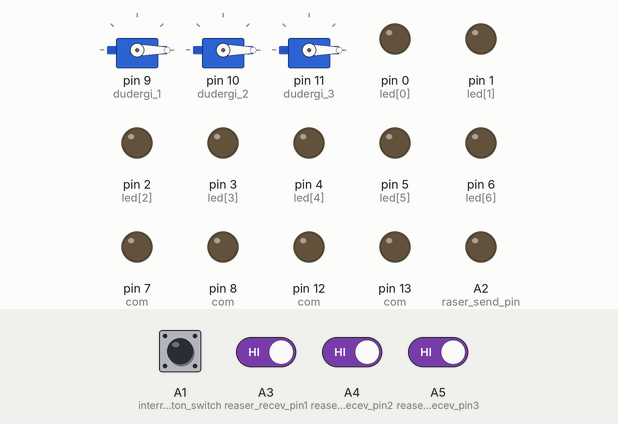
Bench run of a sketch on a simulated Arduino Uno, built with avr-gcc and run on an emulated ATmega328P. Shown: 3 × servo, output pins drawn as LEDs (lit = HIGH). The test bench sets the inputs (shaded band); at power-on: A3 (reaser_recev_pin1), A4 (reaser_recev_pin2), A5 (reaser_recev_pin3) HIGH, A1 (interrupt_button_switch) LOW.

Above: at 1.2 s.
1.3 s: A1 (interrupt_button_switch) pulled HIGH for 0.15 s
At 1.68 s:
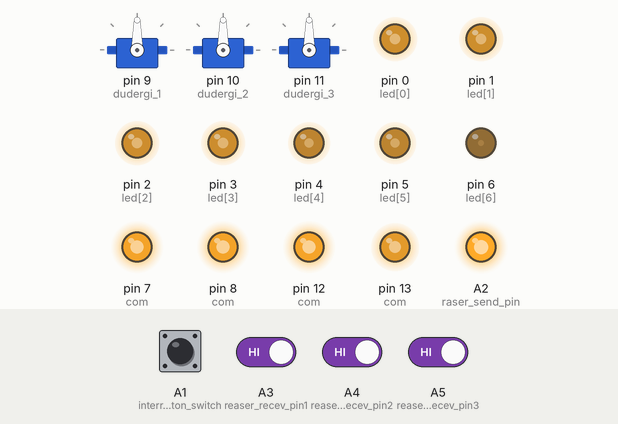
At 4.1 s:
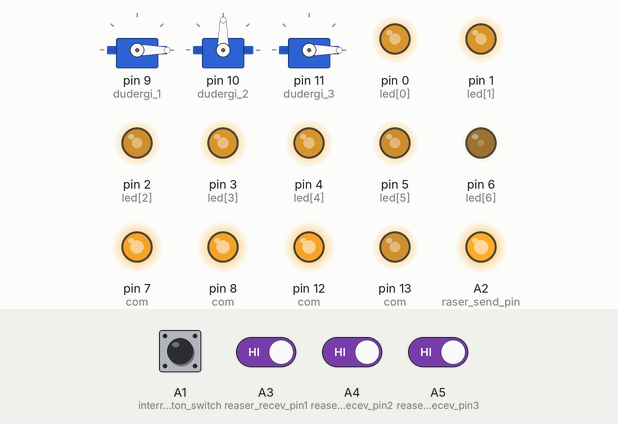
4.3 s: A4 (reaser_recev_pin2) driven LOW
At 7.09 s:
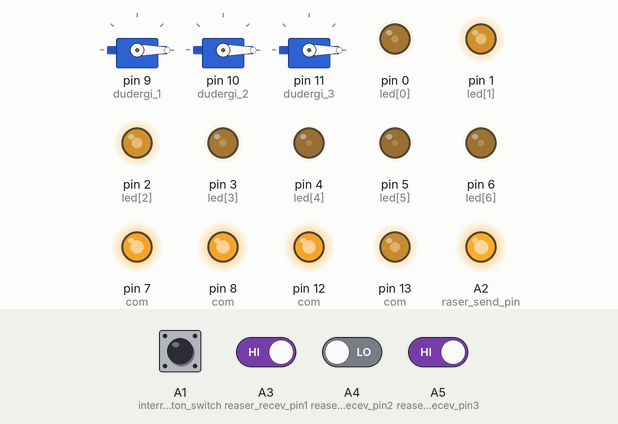
7.3 s: A3 (reaser_recev_pin1) driven LOW
10.3 s: A5 (reaser_recev_pin3) driven LOW
13.3 s: A1 (interrupt_button_switch) pulled HIGH for 1 s
At 15.14 s:
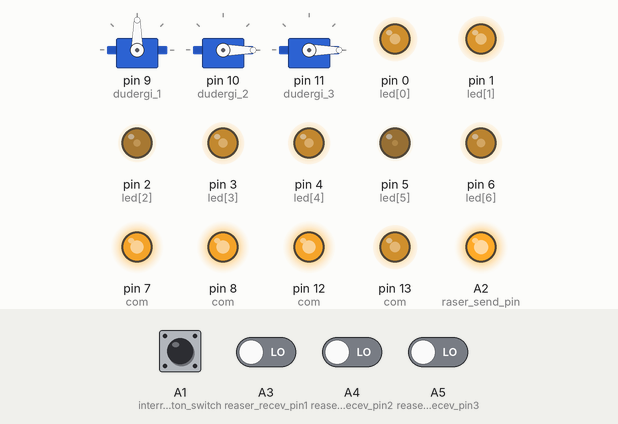
16.3 s: A1 (interrupt_button_switch) pulled HIGH for 0.15 s
Timing chart, 0 to 22.7 s (numbered marks = the images above; inputs shaded):
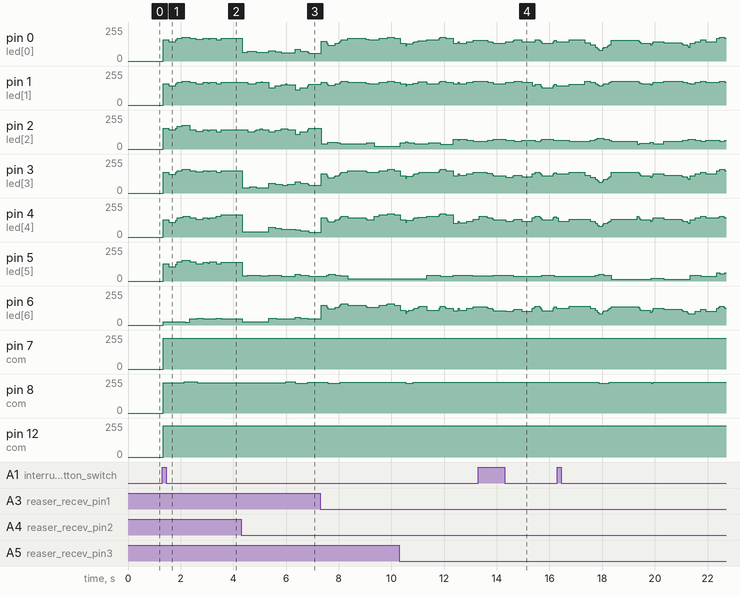

Measured:
- after the input at 1.3 s, pin 6 (led[6]): 0/255 → 26/255 at once, → 20/255 0.84 s later, → 46/255 0.16 s later, → 52/255 0.28 s later, … (7 changes in this stretch); pin 7 (com): 0/255 → 230/255 at once
- after the input at 13.3 s, pin 8 (com): stays 230/255 (without the input it goes to 224/255 after 2.0 s); servo on pin 9 (dudergi_1): alternates 90° for 0.50 s and 0° for 0.80 s, starting after 0.30 s

The sketch:

microprocesser_final_project_class.ino
```cpp
#include<Servo.h>
#include<PinChangeInterrupt.h>
#include<NDelayFunc.h>

Servo dudergi_1;//1번두더지
Servo dudergi_2;//2번두저지
Servo dudergi_3;//3번두더지

/*세븐세그먼트 핀설정*/
unsigned int led[7]={0,1,2,3,4,5,6};
unsigned int com[1+4]={-1,7,8,12,13};

const unsigned int interrupt_button_switch=A1;//게임스타트 버튼 및 속도조절 인터럽트 버튼
const unsigned int raser_send_pin=A2;//레이저 송신모듈
const unsigned int reaser_recev_pin1=A3;//레이저 수신모듈 1
const unsigned int reaser_recev_pin2=A4;//레이저 수신모듈 2
const unsigned int reaser_recev_pin3=A5;//레이저 수신모듈 3

unsigned long t1_prev=0;
unsigned long t1_delay=700;//1번 두더지 올라오는 시간간격

unsigned long t2_prev=0;
unsigned long t2_delay=950;//2번 두더지 올라오는 시간간격

unsigned long t3_prev=0;
unsigned long t3_delay=1200;//3번 두더지 올라오는 시간간격

unsigned long t_lim_prev=0;//제한시간 관련 변수

unsigned int time_limit=31000;//남은시간 31초로 설정
unsigned int kill_dudergi=0;//잡은 두더지 개수

int up_count1=0;//1번 두더지 올라왔는지 판단하는 변수
int up_count2=0;//2번 두더지 올라왔는지 판단하는 변수
int up_count3=0;//3번 두더지 올라왔는지 판단하는 변수
int game_start_flag=0;//게임시작 조건 플래그비트
int interrupt_speed_flag=1;//속도조절 플래그 비트

/* 레이저의 불안정으로 인해 인터럽트가 계속 발생되어 카운트가 재대로 올라가지 않는 문제가 발생
   이를 해결하기 위해 중복방지 플래그 비트가 if 1이면 더이상 카운트하지 않도록 코딩함 */

int dudergi1_duplication_Prevention_flag=0;//두더지1 카운트 중복방지를 위한 플래그비트
int dudergi2_duplication_Prevention_flag=0;//두더지2 카운트 중복방지를 위한 플래그비트
int dudergi3_duplication_Prevention_flag=0;//두더지3 카운트 중복방지를 위한 플래그비트


/*세븐세그먼트에서 표시할 숫자배열*/
const unsigned int num[10][7]={
  {1,1,1,1,1,1,0},//0
  {0,1,1,0,0,0,0},//1
  {1,1,0,1,1,0,1},//2
  {1,1,1,1,0,0,1},//3
  {0,1,1,0,0,1,1},//4
  {1,0,1,1,0,1,1},//5
  {1,0,1,1,1,1,1},//6
  {1,1,1,0,0,1,0},//7
  {1,1,1,1,1,1,1},//8
  {1,1,1,1,0,1,1},//9
};


/*세븐세그먼트 끄는 함수*/
void display_claer(){
  for(int i=0; i<7; i++){
    digitalWrite(led[i],0);
  }

  for(int i=1; i<=4; i++){
    digitalWrite(com[i],1);
  }
}


/*세븐세그먼트 표시함수(나타낼수,표현할 자리)*/
void display_number(unsigned int n,unsigned int m){//n:나태내고 싶은 수, m:표현할 자리
  display_claer();
  for(int i=0; i<7; i++){
    digitalWrite(led[i],num[n][i]);
  }
  digitalWrite(com[m],0);
}


/*잡은 두더지수 세븐세그먼트에 표시하는 함수*/
void display_kill_dudergi(unsigned int kill_dudergi){

  int kill_dudergi_10=kill_dudergi/10; //잡은 마리수의 10의 자리
  int kill_dudergi_1=kill_dudergi%10; //잡은 마리수의 1의자리

  display_number(kill_dudergi_10,3);
  display_number(kill_dudergi_1,4);
}


/*남은시간 세븐세그먼트에 표시하는 함수*/
void display_time_limit(int time_limit){
  int time_limit_10=time_limit/10000; //남은 시간의 10의 자리 초
  int time_limit_1=(time_limit%10000)/1000; //남은 시간의 1의 자리 초

  display_number(time_limit_10,1);
  display_number(time_limit_1,2);
}


/*인터럽트 버튼 누를때 마다 올라오는 속도 조절하는 함수*/
void button_interrupt_time_control(){
  t1_delay=t1_delay+300;
  t2_delay=t2_delay+300;
  t3_delay=t3_delay+300;
  if(t1_delay>1600) t1_delay=1000;
  if(t2_delay>1850) t2_delay=1250;
  if(t3_delay>2100) t3_delay=1500;
}


/*인터럽트를 활용해 레이저를 감지하고 잡은두더지1,2,3을 카운트 하는함수*/
/*두더지가 올라와 있는 시간(500ms)동안만 up_count플래그 비트를 1로하여 카운트 할 수 있도록함*/
void raser_recev_interrupt1(){//인터럽트가 발생하면
  if(up_count1){//두더지가 올라와 있을때
    if(!dudergi1_duplication_Prevention_flag){//중첩방지 플래그 비트가 활성화 되있지 않을때
      kill_dudergi+=1;//두더지 카운트
      dudergi1_duplication_Prevention_flag=1;//더이상 두더지 카운트가 올라가지 않도록 중복방지 플래그비트 활성화
    }
  }
}

/*위와 동일*/
void raser_recev_interrupt2(){
  if(up_count2){
    if(!dudergi2_duplication_Prevention_flag){
      kill_dudergi+=1;
      dudergi2_duplication_Prevention_flag=1;
    }
  }
}

/*위와 동일*/
void raser_recev_interrupt3(){
  if(up_count3){
    if(!dudergi3_duplication_Prevention_flag){
      kill_dudergi+=1;
      dudergi3_duplication_Prevention_flag=1;
    }
  }
}

/*두더지 1번동작에 필요한 함수, 클래스를 통해 구현*/
void func1_1(){
  dudergi_1.write(90);
}
void func1_2(){
  dudergi_1.write(0);
}

/*두더지 2번동작에 필요한 함수, 클래스를 통해 구현*/
void func2_1(){
  dudergi_2.write(90);
}
void func2_2(){
  dudergi_2.write(0);
}

/*두더지 3번동작에 필요한 함수, 클래스를 통해 구현*/
void func3_1(){
  dudergi_3.write(90);
}
void func3_2(){
  dudergi_3.write(0);
}

NDelayFunc dudergi__1(func1_1,func1_2);//두더지1 동작함수를 가지는 두더지1 객체 선언
NDelayFunc dudergi__2(func2_1,func2_2);//두더지2 동작함수를 가지는 두더지2 객체 선언
NDelayFunc dudergi__3(func3_1,func3_2);//두더지3 동작함수를 가지는 두더지3 객체 선언


void setup() {

  /*4자리 7세그먼트 초기화*/
  for(int i=0; i<7; i++){
    pinMode(led[i],OUTPUT);
  }

  for(int i=1; i<=4; i++){
    pinMode(com[i],OUTPUT);
  }

  /*입력,출력에 필요한 핀모드 설정*/
  pinMode(interrupt_button_switch,INPUT);
  pinMode(raser_send_pin,OUTPUT);
  pinMode(reaser_recev_pin1,INPUT);
  pinMode(reaser_recev_pin2,INPUT);
  pinMode(reaser_recev_pin3,INPUT);

  /*서보모터 초기화*/
  dudergi_1.attach(9);
  dudergi_2.attach(10);
  dudergi_3.attach(11);

  dudergi_1.write(0);
  dudergi_2.write(0);
  dudergi_3.write(0);


  /* 게임시작 버튼을 누르기전엔 레이저를 끔*/
  digitalWrite(raser_send_pin,0);

  /* 인터럽트 함수 */
  attachPCINT(digitalPinToPCINT(reaser_recev_pin1),raser_recev_interrupt1,FALLING);
  attachPCINT(digitalPinToPCINT(reaser_recev_pin2),raser_recev_interrupt2,FALLING);
  attachPCINT(digitalPinToPCINT(reaser_recev_pin3),raser_recev_interrupt3,FALLING);
  attachPCINT(digitalPinToPCINT(interrupt_button_switch),button_interrupt_time_control,RISING);

}

void loop() {

  if(digitalRead(interrupt_button_switch)==1){//사용자가 게임시작 버튼을 누르면
    game_start_flag=1;//게임시작 플래그 비트를 1로 활성화
  }

  if(game_start_flag){//게임시작 플래그비트가 활성화 되있을때만 두더지잡기 게임이 작동


  digitalWrite(raser_send_pin,1);//게임이 시작되면 레이저를 킴
  unsigned long t_lim_now=millis();//현재 시간 측정 millis()함수

  dudergi__1.run(t1_delay,&up_count1,&dudergi1_duplication_Prevention_flag);//두더지1 동작문(올라오는주기,카운트 플래그비트,중복방지 플래그비트), 카운트 및 중복방지 플래그비트는 cpp파일과 값을 공유하기 위해 주소를 전달
  dudergi__2.run(t2_delay,&up_count2,&dudergi2_duplication_Prevention_flag);//두더지2 동작문(올라오는주기,카운트 플래그비트,중복방지 플래그비트), 카운트 및 중복방지 플래그비트는 cpp파일과 값을 공유하기 위해 주소를 전달
  dudergi__3.run(t3_delay,&up_count3,&dudergi3_duplication_Prevention_flag);//두더지3 동작문(올라오는주기,카운트 플래그비트,중복방지 플래그비트), 카운트 및 중복방지 플래그비트는 cpp파일과 값을 공유하기 위해 주소를 전달


  /*남은시간 카운트*/
  if(t_lim_now-t_lim_prev>=1000){//1초에 한번씩
    t_lim_prev=t_lim_now;
    time_limit=time_limit-1000;//시간 카운트 다운
  }

  display_time_limit(time_limit);//남은시간 표시
  display_kill_dudergi(kill_dudergi);//잡은 두더지수 표시

  /*제한시간이 다 되었을때 필요한 설정*/
  if(time_limit==0){
    game_start_flag=0;//동작 멈추기
    digitalWrite(raser_send_pin,0);//레이저 끄기
    time_limit=30000;//제한시간 초기화
    kill_dudergi=0;//잡은 두더지 초기화

    //두더지 올라오는 주기 초기화
    t1_delay=700;
    t2_delay=950;
    t3_delay=1200;

    //두더지 위치 초기화
    dudergi_1.write(0);
    dudergi_2.write(0);
    dudergi_3.write(0);

    display_claer();
  }
  }
}
```

NDelayFunc.cpp
```cpp
#include "Arduino.h"
#include "NDelayFunc.h"

/*두더지 객체 생성자*/
NDelayFunc::NDelayFunc(
    void(*func1)(),
    void(*func2)()):
    t_prev(0),func1(func1),func2(func2){}//t_prev를 0으로 받고 함수1,2를 인수로 받아서 초기화함


/*두더지 동작문*/
/*main.c에 있는 전역변수와 값을 공유해야 하기 때문에 변수의 주소를 인수로 받아 *참조 연산자로 값을 변경함  */
void NDelayFunc::run(int dudergi_delay,int* up_count,int* dudergi_duplication_Prevention_flag){
    unsigned long t_now=millis();

    if(t_now-t_prev>=dudergi_delay){//올라오는 주기가 되면
        t_prev=t_now;

        func1();//dudergi.write(90), 두더지가 올라옴
    }

    if(t_prev<=t_now && t_now<=t_prev+500){//두더지가 올라와 있을때(500ms간)
    *up_count=1;//카운트 플래그 비트 활성화
    }
    else{//내려가 있다면
    *up_count=0;//카운트 플래그비트 비활성화
    *dudergi_duplication_Prevention_flag=0;//두더지 중복 방지 플래그비트 비활성화
    }

    if(t_now-t_prev>=500){//두더지가 올라온후 500ms후
        func2();//dudergi.write(0), 두더지가 내려감
    }


}
```

NDelayFunc.h
```cpp
#ifndef NDelayFunc_h_
#define NDelayFunc_h_

/*
extern int up_count1;//1번 두더지 올라왔는지 판단하는 변수
extern int up_count2;//2번 두더지 올라왔는지 판단하는 변수
extern int up_count3;//3번 두더지 올라왔는지 판단하는 변수

extern int dudergi1_duplication_Prevention_flag;//두더지1 카운트 중복방지를 위한 플래그비트
extern int dudergi1_duplication_Prevention_flag;//두더지2 카운트 중복방지를 위한 플래그비트
extern int dudergi1_duplication_Prevention_flag;//두더지3 카운트 중복방지를 위한 플래그비트
*/
//extern int interrupt_speed_flag;

class NDelayFunc{
    unsigned long t_prev;
    void(*func1)();
    void(*func2)();


    public:
    NDelayFunc(
        void(*func1)(),
        void(*func2)());
    void run(int dudergi_delay,int* up_count,int* dudergi_duplication_Prevention_flag);
};

#endif
```
